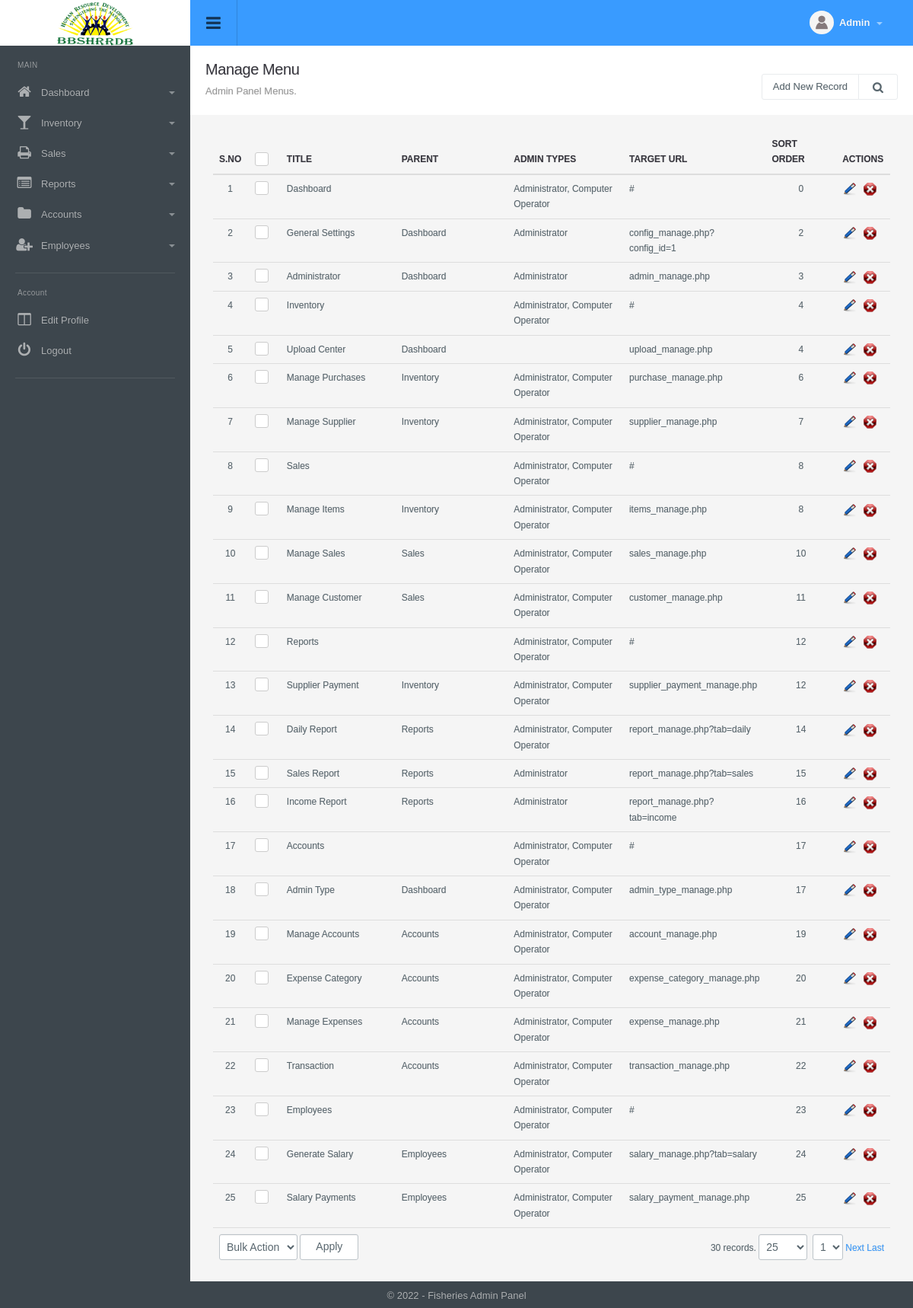
Page /menu_manage.php (signed in) on the committed database.
### tables this page shows
CREATE TABLE `config_variable` (
  `id` int(11) NOT NULL,
  `config_type_id` int(11) NOT NULL,
  `title` varchar(512) NOT NULL,
  `notes` varchar(512) NOT NULL,
  `type` varchar(200) NOT NULL,
  `default_values` text NOT NULL,
  `key` varchar(200) NOT NULL,
  `value` text NOT NULL,
  `sortorder` int(11) NOT NULL
);

CREATE TABLE `menu` (
  `id` int(11) NOT NULL,
  `title` varchar(100) NOT NULL,
  `url` varchar(100) NOT NULL,
  `parent_id` int(11) NOT NULL,
  `depth` int(1) NOT NULL,
  `sortorder` int(11) NOT NULL,
  `icon` varchar(200) NOT NULL,
  `small_icon` varchar(200) NOT NULL
);

### include/utility.php (called while the page is built, shortened)
<?php
function get_config($var){
	global $dblink;
	$sql="select value from config_variable where `key`='".slash($var)."'";
	$resConfig=doquery($sql,$dblink);
	if(numrows($resConfig)>0){
		while($rowConfig=dofetch($resConfig))
			return unslash($rowConfig["value"]);
	}
}
$site_title=get_config("site_title");
$file_upload_root="./uploads/";
function slash($str){
	if(!is_array($str))
		return utf8_encode(addslashes($str));
	else{
		for($i=0; $i<count($str); $i++)
			$str[$i]=slash($str[$i]);
		return $str;
	}
}
function unslash($str){
	return stripslashes(utf8_decode($str));
	}

### include/db.php (called while the page is built, shortened)
<?php
function doquery($qr,$lnk){
	@$res=mysqli_query($lnk,$qr) or die($qr." - ".mysqli_error($lnk));
	return $res;
}
function dofetch($rs){
	@$rec=mysqli_fetch_array($rs);
	return $rec;
}
function numrows($rs){
	return mysqli_num_rows($rs);
}

### modules/menu/list.php (the view, shortened to what this page needs)
<?php
$extra='';
?>
<div class="page-header">
	<h1 class="title">Manage Menu</h1>
  	<ol class="breadcrumb">
    	<li class="active">Admin Panel Menus.</li>
  	</ol>
  	<div class="right">
    	<div class="btn-group" role="group" aria-label="...">
        	<a href="menu_manage.php?tab=add" class="btn btn-light editproject">Add New Record</a>
            <a id="topstats" class="btn btn-light" href="#"><i class="fa fa-search"></i></a>
        </div>
  	</div>
</div>
<div class="panel-body table-responsive">
	<table class="table table-hover list">
    	<thead>
      		<tr>
        		<th width="5%" class="text-center">S.no</th>
        		<th class="text-center" width="5%"><div class="checkbox checkbox-primary">
            		<label for="select_all"></label></div></th>
               	<th width="20%">Title</th>
               	<th width="20%">Parent</th>
                <th width="20%">Admin Types</th>
                <th width="10%">Target URL</th>
                <th width="12%">Sort Order</th>
                <th width="8%" class="round_righttop">Actions</th>
      		</tr>
    	</thead>
    	<tbody>
			<?php
           	$sql="select a.*, b.title as parent from menu a left join menu b on a.parent_id=b.id where 1 $extra order by a.sortorder, depth asc";
            $rs=show_page($rows, $pageNum, $sql);
            if(numrows($rs)>0){
                $sn=1;
                while($r=dofetch($rs)){
					?>
                    <tr>
                        <td class="text-center"><?php echo $sn;?></td>
                        <td class="text-center"><div class="checkbox margin-t-0 checkbox-primary">
                            <label for="<?php echo "rec_".$sn?>"></label></div>
                        </td>
                        <td><?php echo unslash($r["title"]); ?></td>
              			<td><?php echo unslash($r["parent"]);?></td>
                        <td>
							<?php
							$admin_type = array();
							$rs2 =doquery("select title from menu_2_admin_type a inner join admin_type b on a.admin_type_id=b.id where menu_id='".$r["id"]."'", $dblink);
							if( numrows( $rs2 ) > 0 ) {
								while( $r2 = dofetch( $rs2 ) ) {
									$admin_type[] = $r2[ "title" ];
								}
							}
							echo implode( ", ", $admin_type );
							?>
                        </td>
               			<td><?php echo unslash($r["url"]); ?></td>
               			<td align="center"><?php echo $r["sortorder"];?></td>
                        <td>
                            <a href="menu_manage.php?tab=edit&id=<?php echo $r['id'];?>"><img title="Edit Record" alt="Edit" src="images/edit.png"></a>&nbsp;&nbsp;
                            <a onclick="return confirm('Are you sure you want to delete')" href="menu_manage.php?id=<?php echo $r['id'];?>&amp;tab=delete"><img title="Delete Record" alt="Delete" src="images/delete.png"></a>
                        </td>
                    </tr>
                    <?php
                    $sn++;
                }
                ?>
                <tr>
                    <td colspan="5" class="actions">
                        <select name="bulk_action" id="bulk_action" title="Choose Action">
                            <option value="null">Bulk Action</option>
                        </select>
                        <input type="button" name="apply" value="Apply" id="apply_bulk_action" class="btn btn-light" title="Apply Action"  />
                    </td>
                    <td colspan="3" class="paging" title="Paging" align="right"><?php echo pages_list($rows, "menus", $sql, $pageNum)?></td>
                </tr>
                <?php
            }
            else{
                ?>
                <tr>
                    <td colspan="8"  class="no-record">No Result Found</td>
                </tr>
                <?php
            }
            ?>
    	</tbody>
  	</table>
</div>

### include/header.php (shortened to what this page needs)
<!DOCTYPE html PUBLIC "-//W3C//DTD XHTML 1.0 Transitional//EN" "http://www.w3.org/TR/xhtml1/DTD/xhtml1-transitional.dtd">
<html xmlns="http://www.w3.org/1999/xhtml">
<head>
<link type="text/css" rel="stylesheet" href="css/font-awesome.min.css" />
<link type="text/css" rel="stylesheet" href="css/font-awesome.css" />
<link type="text/css" rel="stylesheet"  href="css/bootstrap.css" />
<link rel="stylesheet" href="css/bootstrap-datetimepicker.min.css" />
<link type="text/css" rel="stylesheet"  href="css/awesome-bootstrap-checkbox.css" />
<link href="css/general.css" type="text/css" rel="stylesheet" />
<link type="text/css" rel="stylesheet"  href="css/style.css" />
</head>
<body>
	<div id="wrapper" class="round_corners">
    	<div id="top" class="clearfix">
            <div class="applogo">
                <a href="index.php" class="logo"><?php $admin_logo=get_config("admin_logo"); if(empty($admin_logo)) echo $site_title; else { ?><img src="<?php echo $file_upload_root;?>config/<?php echo $admin_logo?>" /><?php }?></a>
            </div>
            <a class="sidebar-open-button" href="#"><i class="fa fa-bars"></i></a>
            <ul class="top-right">
            	<li class="dropdown link">
                	<a class="dropdown-toggle profilebox" data-toggle="dropdown" href="#">
                    	<img alt="img" src="images/profileimg-default.png">
                        <b><?php echo ucfirst((isset($_SESSION["logged_in_admin"]) && $_SESSION["logged_in_admin"]!="")?$_SESSION["logged_in_admin"]["name"]:"Guest");?></b>
                        <span class="caret"></span>
                    </a>
                </li>
           </ul>
        </div>
        <div class="sidebar clearfix">
       		<ul class="sidebar-panel nav">
  				<li class="sidetitle">MAIN</li>
				<?php
					$parents=doquery("select * from menu where parent_id=0 order by sortorder",$dblink);
					if(numrows($parents)>0){
						while($parent=dofetch($parents)){
						?>
						<li>
                        	<a href="<?php echo unslash($parent["url"])?>"><span class="icon color5"><i class="fa fa-<?php echo unslash($parent["small_icon"])?>"></i></span><?php echo unslash($parent["title"])?>
							<?php
								$submenus=doquery("select * from menu where parent_id='".$parent["id"]."' order by sortorder",$dblink);
								if(numrows($submenus)>0){
									?>
                                <span class="caret"></span></a>
                                <?php
                            }
							else{
								echo "</a>";
							}
							?>
						</li>
						<?php
					}
				}
				?>
         	</ul>
            <ul class="sidebar-panel nav">
                <li class="sidetitle">Account</li>
                <li><a href="admin_manage.php?tab=edit&id=<?php echo $_SESSION["logged_in_admin"]["id"]?>"><span class="icon color15"><i class="fa fa-columns"></i></span>Edit Profile</a></li>
                <li><a href="logout.php"><span class="icon color12"><i class="fa falist fa-power-off"></i></span>Logout</a></li>
            </ul>
	    </div>
		<div class="content">

### include/footer.php (shortened to what this page needs)
<div id="footer" class="bottom_round_corners">
	<div id="footer_content">
    	<address>&copy; <?php echo date("Y");?> - <?php echo $site_title; ?> Admin Panel</address>
    </div>
</div>
<link href="js/fancybox/jquery.fancybox.css" rel="stylesheet" type="text/css" />
<link href="js/chosen/chosen.css" rel="stylesheet" type="text/css" />
<?php include("include/upload_center.php");?>
</body>
</html>

### rows in the picture
config_variable: value (picture)
menu: title "Dashboard", admin_type "Administrator, Computer Operator", url "#", sortorder "0"
menu: title "Inventory", admin_type "Administrator, Computer Operator", url "#", sortorder "4"
menu: title "Sales", admin_type "Administrator, Computer Operator", url "#", sortorder "8"
menu: title "Reports", admin_type "Administrator, Computer Operator", url "#", sortorder "12"
menu: title "Accounts", admin_type "Administrator, Computer Operator", url "#", sortorder "17"
menu: title "Employees", admin_type "Administrator, Computer Operator", url "#", sortorder "23"
menu: title "General Settings", menu.title "Dashboard", admin_type "Administrator", url "config_manage.php?config_id=1", sortorder "2"
menu: title "Administrator", menu.title "Dashboard", admin_type "Administrator", url "admin_manage.php", sortorder "3"
menu: title "Upload Center", menu.title "Dashboard", url "upload_manage.php", sortorder "4"
menu: title "Manage Purchases", menu.title "Inventory", admin_type "Administrator, Computer Operator", url "purchase_manage.php", sortorder "6"
menu: title "Manage Supplier", menu.title "Inventory", admin_type "Administrator, Computer Operator", url "supplier_manage.php", sortorder "7"
menu: title "Manage Items", menu.title "Inventory", admin_type "Administrator, Computer Operator", url "items_manage.php", sortorder "8"
menu: title "Manage Sales", menu.title "Sales", admin_type "Administrator, Computer Operator", url "sales_manage.php", sortorder "10"
menu: title "Manage Customer", menu.title "Sales", admin_type "Administrator, Computer Operator", url "customer_manage.php", sortorder "11"
menu: title "Supplier Payment", menu.title "Inventory", admin_type "Administrator, Computer Operator", url "supplier_payment_manage.php", sortorder "12"
menu: title "Daily Report", menu.title "Reports", admin_type "Administrator, Computer Operator", url "report_manage.php?tab=daily", sortorder "14"
menu: title "Sales Report", menu.title "Reports", admin_type "Administrator", url "report_manage.php?tab=sales", sortorder "15"
menu: title "Income Report", menu.title "Reports", admin_type "Administrator", url "report_manage.php?tab=income", sortorder "16"
menu: title "Admin Type", menu.title "Dashboard", admin_type "Administrator, Computer Operator", url "admin_type_manage.php", sortorder "17"
menu: title "Manage Accounts", menu.title "Accounts", admin_type "Administrator, Computer Operator", url "account_manage.php", sortorder "19"
menu: title "Expense Category", menu.title "Accounts", admin_type "Administrator, Computer Operator", url "expense_category_manage.php", sortorder "20"
menu: title "Manage Expenses", menu.title "Accounts", admin_type "Administrator, Computer Operator", url "expense_manage.php", sortorder "21"
menu: title "Transaction", menu.title "Accounts", admin_type "Administrator, Computer Operator", url "transaction_manage.php", sortorder "22"
menu: title "Generate Salary", menu.title "Employees", admin_type "Administrator, Computer Operator", url "salary_manage.php?tab=salary", sortorder "24"
menu: title "Salary Payments", menu.title "Employees", admin_type "Administrator, Computer Operator", url "salary_payment_manage.php", sortorder "25"
config_variable: value "Fisheries"

### other values in the picture
pages_list($rows, "menus", $sql, $pageNum) "30 records."
form field page "1"
